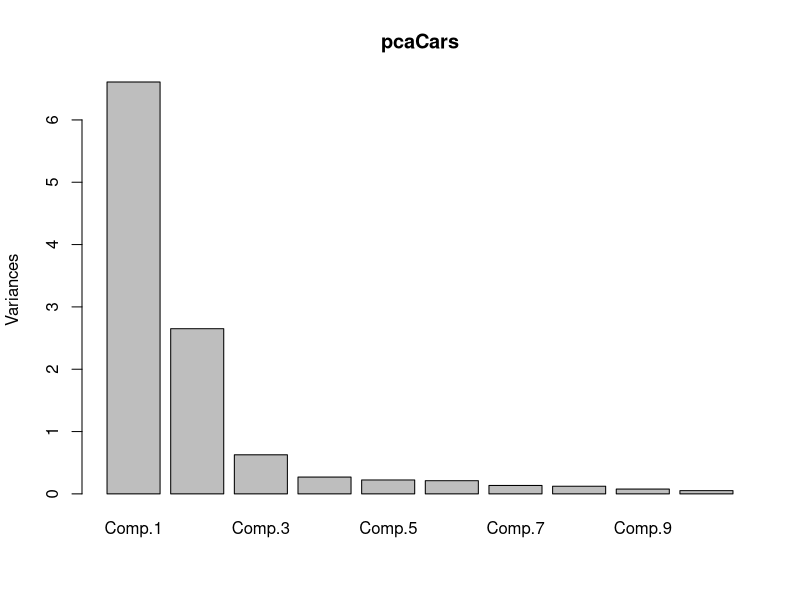

The R script that drew this image:
#setwd("~/GitHub/pcaCars")
# cor = TRUE indicates that PCA is performed on 
# standardized data (mean = 0, variance = 1)
pcaCars <- princomp(mtcars, cor = TRUE)

# view objects stored in pcaCars
names(pcaCars)

# proportion of variance explained
summary(pcaCars)

# bar plot
plot(pcaCars)
